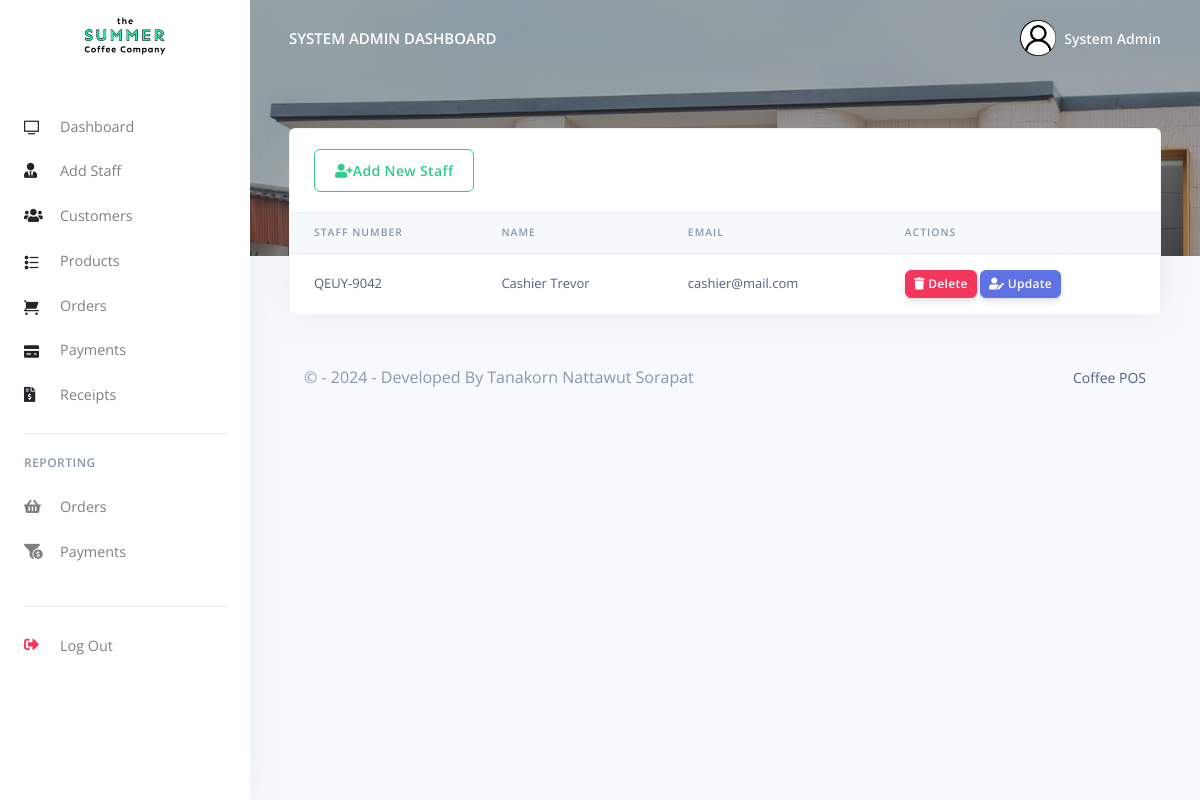
Before: /Restro/admin/hrm.php (signed in) with the older database file.
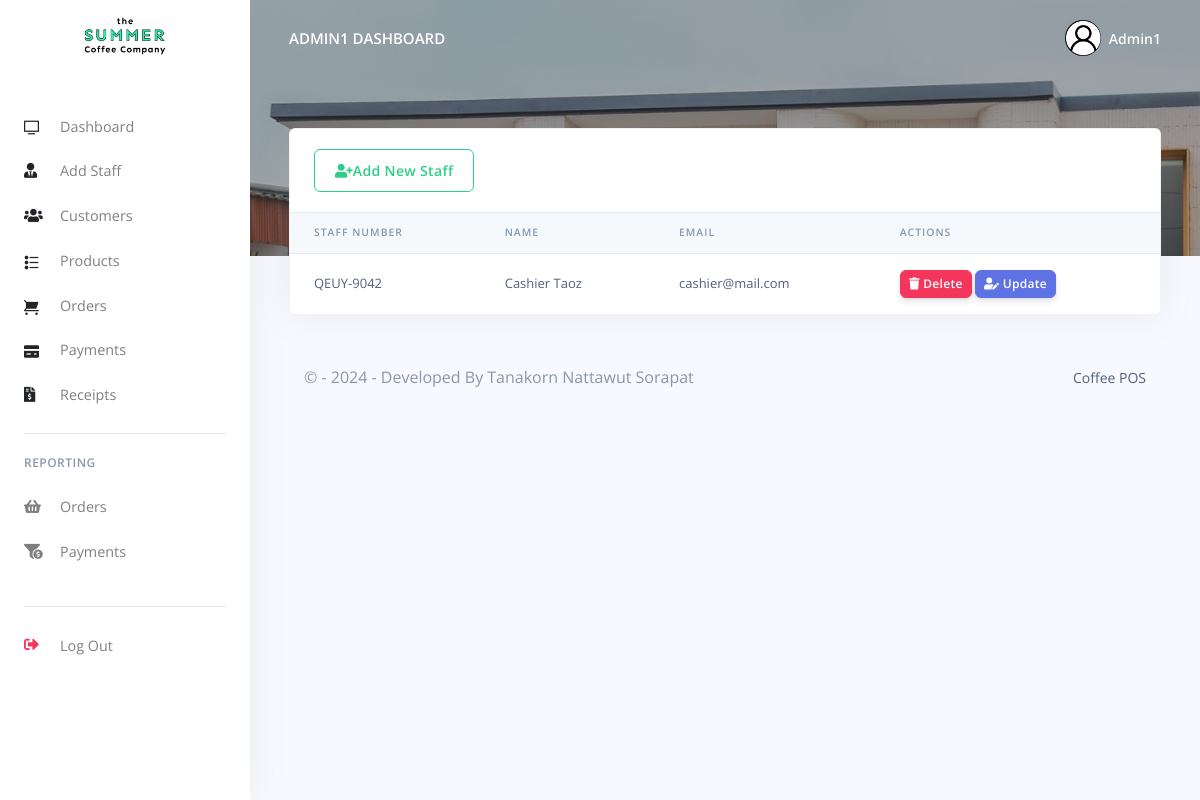
After: the same page with the newer database file.
### tables this page shows
CREATE TABLE `rpos_admin` (
  `admin_id` varchar(200) NOT NULL,
  `admin_name` varchar(200) NOT NULL,
  `admin_email` varchar(200) NOT NULL,
  `admin_password` varchar(200) NOT NULL
);

CREATE TABLE `rpos_staff` (
  `staff_id` int(20) NOT NULL,
  `staff_name` varchar(200) NOT NULL,
  `staff_number` varchar(200) NOT NULL,
  `staff_email` varchar(200) NOT NULL,
  `staff_password` varchar(200) NOT NULL,
  `created_at` timestamp(6) NOT NULL DEFAULT CURRENT_TIMESTAMP(6) ON UPDATE CURRENT_TIMESTAMP(6)
);

### Restro/admin/hrm.php (the view, shortened to what the changed rows need)
<?php
include('config/config.php');
require_once('partials/_head.php');
?>
<body>
  <?php
  require_once('partials/_sidebar.php');
  ?>
  <div class="main-content">
    <?php
    require_once('partials/_topnav.php');
    ?>
    <div class="container-fluid mt--8">
      <div class="row">
        <div class="col">
          <div class="card shadow">
            <div class="table-responsive">
              <table class="table align-items-center table-flush">
                <thead class="thead-light">
                  <tr>
                    <th scope="col">Staff Number</th>
                    <th scope="col">Name</th>
                    <th scope="col">Email</th>
                    <th scope="col">Actions</th>
                  </tr>
                </thead>
                <tbody>
                  <?php
                  $ret = "SELECT * FROM  rpos_staff ";
                  $stmt = $mysqli->prepare($ret);
                  $stmt->execute();
                  $res = $stmt->get_result();
                  while ($staff = $res->fetch_object()) {
                  ?>
                    <tr>
                      <td><?php echo $staff->staff_number; ?></td>
                      <td><?php echo $staff->staff_name; ?></td>
                      <td><?php echo $staff->staff_email; ?></td>
                      <td>
                        <a href="hrm.php?delete=<?php echo $staff->staff_id; ?>">
                          <button class="btn btn-sm btn-danger">
                            <i class="fas fa-trash"></i>
                            Delete
                          </button>
                        </a>
                        <a href="update_staff.php?update=<?php echo $staff->staff_id; ?>">
                          <button class="btn btn-sm btn-primary">
                            <i class="fas fa-user-edit"></i>
                            Update
                          </button>
                        </a>
                      </td>
                    </tr>
                  <?php } ?>
                </tbody>
              </table>
            </div>
          </div>
        </div>
      </div>
    </div>
  </div>
</body>
</html>

### Restro/admin/partials/_sidebar.php (shortened to what the changed rows need)
<?php
$admin_id = $_SESSION['admin_id'];
$ret = "SELECT * FROM  rpos_admin  WHERE admin_id = '$admin_id'";
$stmt = $mysqli->prepare($ret);
$stmt->execute();
$res = $stmt->get_result();
while ($admin = $res->fetch_object()) {
?>
  <nav class="navbar navbar-vertical fixed-left navbar-expand-md navbar-light bg-white" id="sidenav-main">
    <div class="container-fluid">
      <a class="navbar-brand pt-0" href="dashboard.php">
        <img src="assets/img/brand/cofpos1.png" class="navbar-brand-img" alt="...">
      </a>
      <div class="collapse navbar-collapse" id="sidenav-collapse-main">
        <ul class="navbar-nav">
          <li class="nav-item">
            <a class="nav-link" href="dashboard.php">
              <i class="ni ni-tv-2 text-dark"></i> Dashboard
            </a>
          </li>
          <li class="nav-item">
            <a class="nav-link" href="hrm.php">
              <i class="fas fa-user-tie text-dark"></i> Add Staff
            </a>
          </li>
          <li class="nav-item">
            <a class="nav-link" href="customes.php">
              <i class="fas fa-users text-dark"></i> Customers
            </a>
          </li>
          <li class="nav-item">
            <a class="nav-link" href="products.php">
              <i class="ni ni-bullet-list-67 text-dark"></i>Products
            </a>
          </li>
          <li class="nav-item">
            <a class="nav-link" href="orders.php">
              <i class="ni ni-cart text-dark"></i> Orders
            </a>
          </li>
          <li class="nav-item">
            <a class="nav-link" href="payments.php">
              <i class="ni ni-credit-card text-dark"></i> Payments
            </a>
          </li>
          <li class="nav-item">
            <a class="nav-link" href="receipts.php">
              <i class="fas fa-file-invoice-dollar text-dark"></i> Receipts
            </a>
          </li>
        </ul>
        <hr class="my-3">
        <h6 class="navbar-heading text-muted">Reporting</h6>
        <ul class="navbar-nav mb-md-3">
          <li class="nav-item">
            <a class="nav-link" href="orders_reports.php">
              <i class="fas fa-shopping-basket"></i> Orders
            </a>
          </li>
          <li class="nav-item">
            <a class="nav-link" href="payments_reports.php">
              <i class="fas fa-funnel-dollar"></i> Payments
            </a>
          </li>
        </ul>
        <hr class="my-3">
        <ul class="navbar-nav mb-md-3">
          <li class="nav-item">
            <a class="nav-link" href="logout.php">
              <i class="fas fa-sign-out-alt text-danger"></i> Log Out
            </a>
          </li>
        </ul>
      </div>
    </div>
  </nav>
<?php } ?>

### Restro/admin/partials/_topnav.php (shortened to what the changed rows need)
<?php
$admin_id = $_SESSION['admin_id'];
$ret = "SELECT * FROM  rpos_admin  WHERE admin_id = '$admin_id'";
$stmt = $mysqli->prepare($ret);
$stmt->execute();
$res = $stmt->get_result();
while ($admin = $res->fetch_object()) {
?>
    <nav class="navbar navbar-top navbar-expand-md navbar-dark" id="navbar-main">
        <div class="container-fluid">
            <a class="h4 mb-0 text-white text-uppercase d-none d-lg-inline-block" href="dashboard.php"><?php echo $admin->admin_name; ?> Dashboard</a>
            <ul class="navbar-nav align-items-center d-none d-md-flex">
                <li class="nav-item dropdown">
                    <a class="nav-link pr-0" href="#" role="button" data-toggle="dropdown" aria-haspopup="true" aria-expanded="false">
                        <div class="media align-items-center">
                            <span class="avatar avatar-sm rounded-circle">
                                <img alt="Image placeholder" src="assets/img/theme/user-a-min3.png">
                            </span>
                            <div class="media-body ml-2 d-none d-lg-block">
                                <span class="mb-0 text-sm  font-weight-bold"><?php echo $admin->admin_name; ?></span>
                            </div>
                        </div>
                    </a>
                </li>
            </ul>
        </div>
    </nav>
<?php } ?>

Changed rows visible on the page:
changed rpos_admin: admin_name "SYSTEM ADMIN" → "ADMIN1"; admin_name "System Admin" → "Admin1"
changed rpos_staff "QEUY-9042": staff_name "Cashier Trevor" → "Cashier Taoz"
